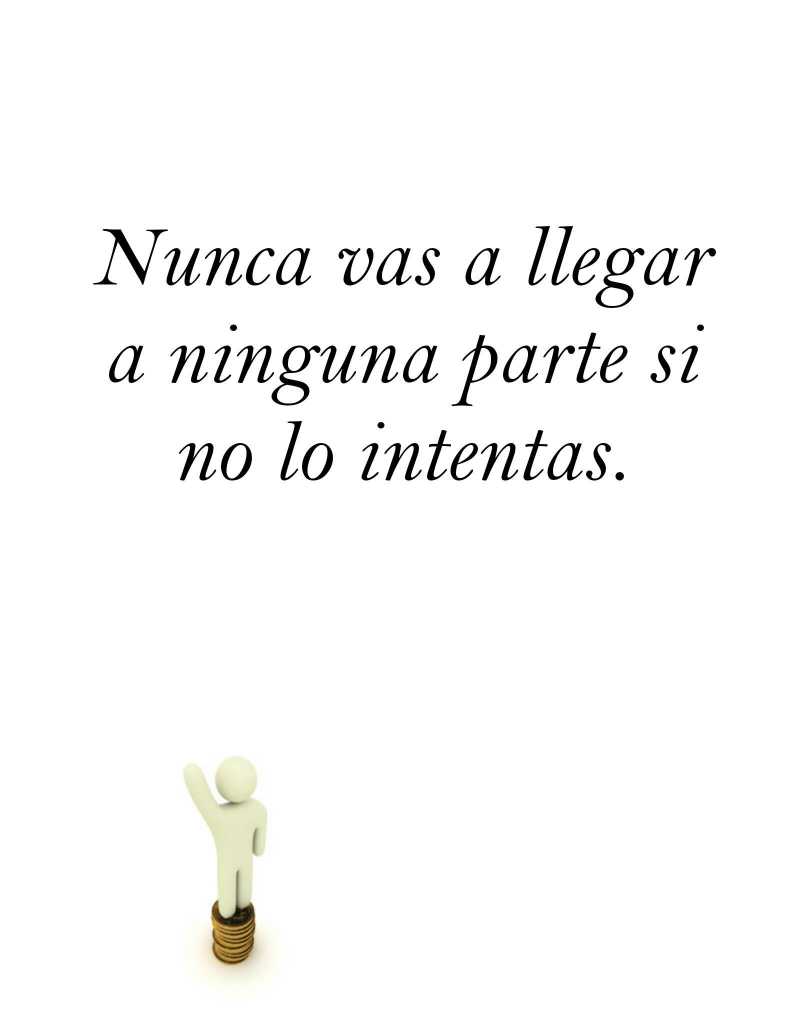
#> input picture test_6.jpg, 1600 x 2023 px (shown at 1/2 size)
$ jupyter execute --allow-errors text_to_asl.ipynb
#> lines starting #> are read from the running program, lines starting #| are printed output that depends on the picture
# NLTK Tokenizer

[cell 1]
# nltk postag list - https://medium.com/@gianpaul.r/tokenization-and-parts-of-speech-pos-tagging-in-pythons-nltk-library-2d30f70af13b
# CC coordinating conjunction
# CD cardinal digit
# DT determiner
# EX existential there (like: “there is” … think of it like “there exists”)
# FW foreign word
# IN preposition/subordinating conjunction
# JJ adjective ‘big’
# JJR adjective, comparative ‘bigger’
# JJS adjective, superlative ‘biggest’
# LS list marker 1)
# MD modal could, will
# NN noun, singular ‘desk’
# NNS noun plural ‘desks’
# NNP proper noun, singular ‘Harrison’
# NNPS proper noun, plural ‘Americans’
# PDT predeterminer ‘all the kids’
# POS possessive ending parent’s
# PRP personal pronoun I, he, she
# PRP$ possessive pronoun my, his, hers
# RB adverb very, silently,
# RBR adverb, comparative better
# RBS adverb, superlative best
# RP particle give up
# TO, to go ‘to’ the store.
# UH interjection, errrrrrrrm
# VB verb, base form take
# VBD verb, past tense took
# VBG verb, gerund/present participle taking
# VBN verb, past participle taken
# VBP verb, sing. present, non-3d take
# VBZ verb, 3rd person sing. present takes
# WDT wh-determiner which
# WP wh-pronoun who, what
# WP$ possessive wh-pronoun whose
# WRB wh-abverb where, when

[cell 2]
# https://www.nltk.org/book/ch05.html
# nltk.download('punkt')
# nltk.download('averaged_perceptron_tagger')
import numpy as np
import cv2
# https://www.nltk.org/book/ch05.html
# nltk.download('punkt')
# nltk.download('averaged_perceptron_tagger')
import nltk
from nltk import word_tokenize
import requests
import cv2
import os.path
from googletrans import Translator
from pytesseract import Output

try:
    from PIL import Image
except ImportError:
    import Image
import pytesseract


sanity_checkmark = ['CD', 'EX', 'JJ', 'MD', 'NN', 'NNS', 'NNP', 'NNPS', 'PRP', 'PRP$', 'RB', 'VB', 'WDT', 'WP', 'WP$', 'WRB' ]

# punctuation, plural, adjective checking

# [10 lines left out: function pos_tag_sanity, not called in this run]

# print(pos_tag_sanity("And now is for something completely different. Eat were they"))

[cell 3]
def listToStr(s):
    return ' '.join([str(elem) for elem in s])

def lettersToStr(s):
    return ''.join([str(elem) for elem in s])

# Translate

[cell 4]
# [9 lines left out: functions gettranslation, detectlang, not called in this run]

# Testing

#> (a cell that did not finish here is left out)

# AR Portion

[cell 6]
# https://www.learnopencv.com/read-write-and-display-a-video-using-opencv-cpp-python/
#show-webcam-and-video-simultaneously
# [36 lines left out: function showvideo2, not called in this run]

[cell 7]
WindowName="Main View"
#> WindowName = 'Main View'
dim = (500, 500)
loading_img = cv2.imread('loading.jpg', cv2.IMREAD_COLOR )
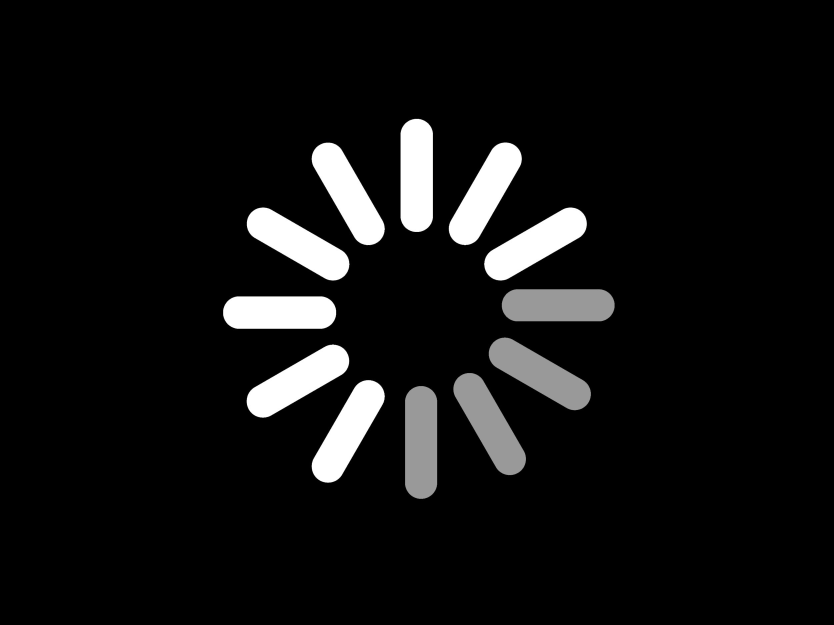
#> input picture loading.jpg, 2500 x 1875 px (shown at 1/3 size)
#> loading_img is the input picture: shape (1875, 2500, 3); mean B, G, R 17.6, 17.6, 17.6
loading_img = cv2.resize(loading_img, dim, interpolation = cv2.INTER_AREA)
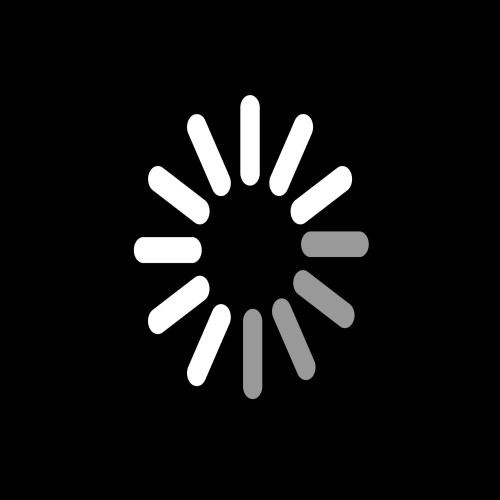
#> loading_img: shape (500, 500, 3); mean B, G, R 17.6, 17.6, 17.6

# https://stackoverflow.com/a/54059166
# [139 lines left out: functions boundary_mark, showvideo, find_words, main, not called in this run]
